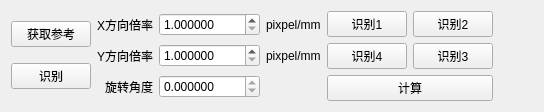
       <widget class="QWidget" name="page_2">
        <layout class="QHBoxLayout" name="horizontalLayout_7">
         <item>
          <layout class="QVBoxLayout" name="verticalLayout_7">
           <item>
            <widget class="QPushButton" name="Btn_GetMark">
             <property name="text">
              <string>获取参考</string>
             </property>
            </widget>
           </item>
           <item>
            <widget class="QPushButton" name="Btn_Identify">
             <property name="text">
              <string>识别</string>
             </property>
            </widget>
           </item>
          </layout>
         </item>
         <item>
          <layout class="QGridLayout" name="gridLayout_6">
           <item row="1" column="1">
            <widget class="QDoubleSpinBox" name="LinE_MagY">
             <property name="decimals">
              <number>6</number>
             </property>
             <property name="minimum">
              <double>1.000000000000000</double>
             </property>
             <property name="maximum">
              <double>1000.000000000000000</double>
             </property>
             <property name="singleStep">
              <double>0.010000000000000</double>
             </property>
            </widget>
           </item>
           <item row="0" column="0">
            <widget class="QLabel" name="label_2">
             <property name="text">
              <string>X方向倍率</string>
             </property>
             <property name="alignment">
              <set>Qt::AlignRight|Qt::AlignTrailing|Qt::AlignVCenter</set>
             </property>
            </widget>
           </item>
           <item row="0" column="2">
            <widget class="QLabel" name="label_8">
             <property name="text">
              <string>pixpel/mm</string>
             </property>
            </widget>
           </item>
           <item row="1" column="0">
            <widget class="QLabel" name="label_7">
             <property name="text">
              <string>Y方向倍率</string>
             </property>
             <property name="alignment">
              <set>Qt::AlignRight|Qt::AlignTrailing|Qt::AlignVCenter</set>
             </property>
            </widget>
           </item>
           <item row="1" column="2">
            <widget class="QLabel" name="label_9">
             <property name="text">
              <string>pixpel/mm</string>
             </property>
            </widget>
           </item>
           <item row="0" column="1">
            <widget class="QDoubleSpinBox" name="LinE_MagX">
             <property name="decimals">
              <number>6</number>
             </property>
             <property name="minimum">
              <double>1.000000000000000</double>
             </property>
             <property name="maximum">
              <double>1000.000000000000000</double>
             </property>
             <property name="singleStep">
              <double>0.010000000000000</double>
             </property>
            </widget>
           </item>
           <item row="2" column="0">
            <widget class="QLabel" name="label_18">
             <property name="text">
              <string>旋转角度</string>
             </property>
             <property name="alignment">
              <set>Qt::AlignRight|Qt::AlignTrailing|Qt::AlignVCenter</set>
             </property>
            </widget>
           </item>
           <item row="2" column="1">
            <widget class="QDoubleSpinBox" name="LinE_MagAngle">
             <property name="readOnly">
              <bool>true</bool>
             </property>
             <property name="decimals">
              <number>6</number>
             </property>
             <property name="minimum">
              <double>-1000.000000000000000</double>
             </property>
             <property name="maximum">
              <double>1000.000000000000000</double>
             </property>
             <property name="singleStep">
              <double>0.010000000000000</double>
             </property>
            </widget>
           </item>
          </layout>
         </item>
         <item>
          <layout class="QVBoxLayout" name="verticalLayout_8">
           <item>
            <layout class="QGridLayout" name="gridLayout_7">
             <item row="0" column="1">
              <widget class="QPushButton" name="Btn_IdPos2">
               <property name="text">
                <string>识别2</string>
               </property>
              </widget>
             </item>
             <item row="0" column="0">
              <widget class="QPushButton" name="Btn_IdPos1">
               <property name="text">
                <string>识别1</string>
               </property>
              </widget>
             </item>
             <item row="1" column="1">
              <widget class="QPushButton" name="Btn_IdPos3">
               <property name="text">
                <string>识别3</string>
               </property>
              </widget>
             </item>
             <item row="1" column="0">
              <widget class="QPushButton" name="Btn_IdPos4">
               <property name="text">
                <string>识别4</string>
               </property>
              </widget>
             </item>
            </layout>
           </item>
           <item>
            <widget class="QPushButton" name="Btn_ComputeMag">
             <property name="text">
              <string>计算</string>
             </property>
            </widget>
           </item>
          </layout>
         </item>
         <item>
          <spacer name="horizontalSpacer_5">
           <property name="orientation">
            <enum>Qt::Horizontal</enum>
           </property>
           <property name="sizeHint" stdset="0">
            <size>
             <width>40</width>
             <height>20</height>
            </size>
           </property>
          </spacer>
         </item>
        </layout>
       </widget>
